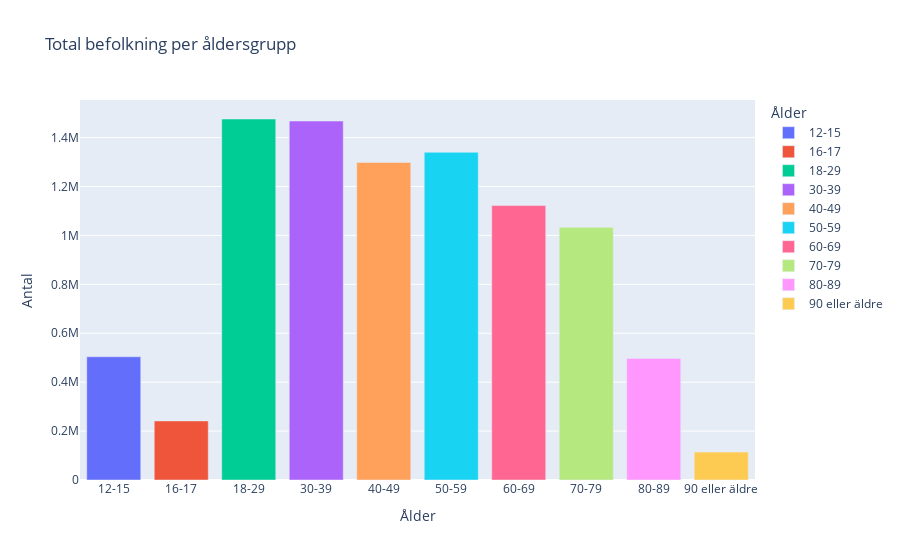

Write notebook code for a chart like this one.
### Markdown cell above
### Åldersföredling av svergies befolkning

### Code cell
grouped_df = vaccine_data.groupby("Ålder")["Befolkning"].sum().reset_index()

fig = px.bar(grouped_df, x="Ålder", y="Befolkning", color="Ålder", labels={"Befolkning": "Antal"},
             title="Total befolkning per åldersgrupp")

fig.show()
# fig.write_html("Task2e.html")

### Figure 1 — Plotly figure (JSON) as saved in the notebook; plotly's stock layout.template omitted (floating-point values rounded to 4 significant figures)
{"data": [{"alignmentgroup": "True", "hovertemplate": "Ålder=%{x}<br>Antal=%{y}<extra></extra>", "legendgroup": "12-15", "marker": {"color": "#636efa", "pattern": {"shape": ""}}, "name": "12-15", "offsetgroup": "12-15", "orientation": "v", "showlegend": true, "textposition": "auto", "type": "bar", "x": ["12-15"], "xaxis": "x", "y": [503831], "yaxis": "y"}, {"alignmentgroup": "True", "hovertemplate": "Ålder=%{x}<br>Antal=%{y}<extra></extra>", "legendgroup": "16-17", "marker": {"color": "#EF553B", "pattern": {"shape": ""}}, "name": "16-17", "offsetgroup": "16-17", "orientation": "v", "showlegend": true, "textposition": "auto", "type": "bar", "x": ["16-17"], "xaxis": "x", "y": [241539], "yaxis": "y"}, {"alignmentgroup": "True", "hovertemplate": "Ålder=%{x}<br>Antal=%{y}<extra></extra>", "legendgroup": "18-29", "marker": {"color": "#00cc96", "pattern": {"shape": ""}}, "name": "18-29", "offsetgroup": "18-29", "orientation": "v", "showlegend": true, "textposition": "auto", "type": "bar", "x": ["18-29"], "xaxis": "x", "y": [1475950], "yaxis": "y"}, {"alignmentgroup": "True", "hovertemplate": "Ålder=%{x}<br>Antal=%{y}<extra></extra>", "legendgroup": "30-39", "marker": {"color": "#ab63fa", "pattern": {"shape": ""}}, "name": "30-39", "offsetgroup": "30-39", "orientation": "v", "showlegend": true, "textposition": "auto", "type": "bar", "x": ["30-39"], "xaxis": "x", "y": [1467590], "yaxis": "y"}, {"alignmentgroup": "True", "hovertemplate": "Ålder=%{x}<br>Antal=%{y}<extra></extra>", "legendgroup": "40-49", "marker": {"color": "#FFA15A", "pattern": {"shape": ""}}, "name": "40-49", "offsetgroup": "40-49", "orientation": "v", "showlegend": true, "textposition": "auto", "type": "bar", "x": ["40-49"], "xaxis": "x", "y": [1298156], "yaxis": "y"}, {"alignmentgroup": "True", "hovertemplate": "Ålder=%{x}<br>Antal=%{y}<extra></extra>", "legendgroup": "50-59", "marker": {"color": "#19d3f3", "pattern": {"shape": ""}}, "name": "50-59", "offsetgroup": "50-59", "orientation": "v", "showlegend": true, "textposition": "auto", "type": "bar", "x": ["50-59"], "xaxis": "x", "y": [1339798], "yaxis": "y"}, {"alignmentgroup": "True", "hovertemplate": "Ålder=%{x}<br>Antal=%{y}<extra></extra>", "legendgroup": "60-69", "marker": {"color": "#FF6692", "pattern": {"shape": ""}}, "name": "60-69", "offsetgroup": "60-69", "orientation": "v", "showlegend": true, "textposition": "auto", "type": "bar", "x": ["60-69"], "xaxis": "x", "y": [1121922], "yaxis": "y"}, {"alignmentgroup": "True", "hovertemplate": "Ålder=%{x}<br>Antal=%{y}<extra></extra>", "legendgroup": "70-79", "marker": {"color": "#B6E880", "pattern": {"shape": ""}}, "name": "70-79", "offsetgroup": "70-79", "orientation": "v", "showlegend": true, "textposition": "auto", "type": "bar", "x": ["70-79"], "xaxis": "x", "y": [1033113], "yaxis": "y"}, {"alignmentgroup": "True", "hovertemplate": "Ålder=%{x}<br>Antal=%{y}<extra></extra>", "legendgroup": "80-89", "marker": {"color": "#FF97FF", "pattern": {"shape": ""}}, "name": "80-89", "offsetgroup": "80-89", "orientation": "v", "showlegend": true, "textposition": "auto", "type": "bar", "x": ["80-89"], "xaxis": "x", "y": [496750], "yaxis": "y"}, {"alignmentgroup": "True", "hovertemplate": "Ålder=%{x}<br>Antal=%{y}<extra></extra>", "legendgroup": "90 eller äldre", "marker": {"color": "#FECB52", "pattern": {"shape": ""}}, "name": "90 eller äldre", "offsetgroup": "90 eller äldre", "orientation": "v", "showlegend": true, "textposition": "auto", "type": "bar", "x": ["90 eller äldre"], "xaxis": "x", "y": [114141], "yaxis": "y"}], "layout": {"barmode": "relative", "legend": {"title": {"text": "Ålder"}, "tracegroupgap": 0}, "title": {"text": "Total befolkning per åldersgrupp"}, "xaxis": {"anchor": "y", "categoryarray": ["12-15", "16-17", "18-29", "30-39", "40-49", "50-59", "60-69", "70-79", "80-89", "90 eller äldre"], "categoryorder": "array", "domain": [0, 1], "title": {"text": "Ålder"}}, "yaxis": {"anchor": "x", "domain": [0, 1], "title": {"text": "Antal"}}}}
